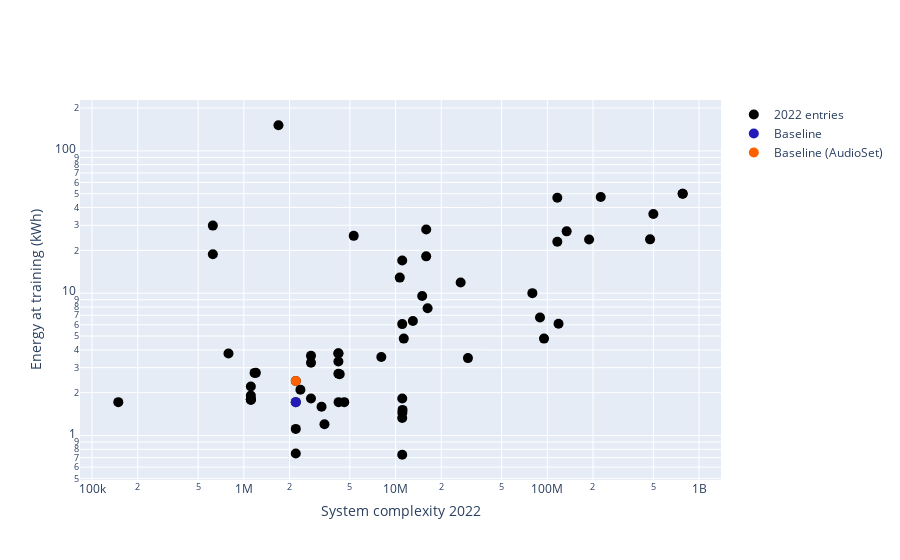
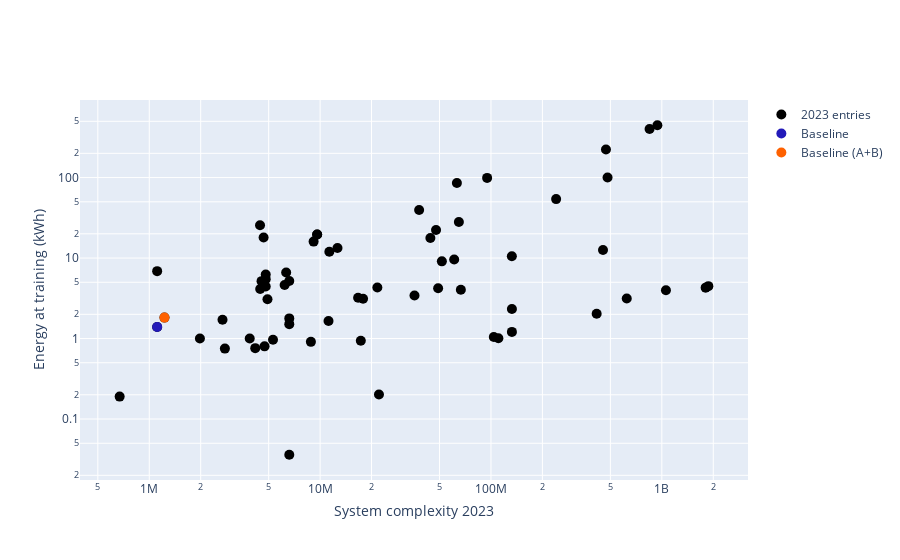

Here is the notebook cell these charts were saved with, in order:
### Markdown cell above
### System Complexity - Energy Consumption at training (comparing 2022 and 2023)

For the first part of the study, for both years, the energy at training considered for the comparison is not normalized, so to guarantee the fairness of the comparison.

### Code cell
# Set the scale type for the x and y axes
type_xaxes = 'log'
type_yaxes = 'log'

# Specify the columns to consider from the dataframes
df_x = 'system_complexity'
df_y = 'energy_training'
text='code'

for df, year in zip([df_22, df_23], [2022, 2023]):
    x_axes_lab = f'System complexity {year}'
    y_axes_lab = 'Energy at training (kWh)'
    fig = scatter_all(df, df_x, df_y, x_axes_lab, y_axes_lab, text, add_base=True, year=year, show=False)
    
    fig.update_layout(
    xaxis=dict(
        title_standoff=10,          # Remove spacing between label and axis
    ),
    yaxis=dict(
        title_standoff=10,          # Remove spacing between label and axis
    ),
)
    fig.show()
    
    file_name = os.path.join(fig_dir, f'systemCompl-energyTrain_{year}.pdf')
    save_image(fig, file_name)

### Figure 1 — Plotly figure (JSON) as saved in the notebook; plotly's stock layout.template omitted (floating-point values rounded to 4 significant figures)
{"data": [{"marker": {"color": "black", "size": 10}, "mode": "markers", "name": "2022 entries", "text": ["Zhang_UCAS_task4_2", "Zhang_UCAS_task4_3", "Zhang_UCAS_task4_4", "Liu_NSYSU_task4_2", "Liu_NSYSU_task4_3", "Huang_NSYSU_task4_1", "Liu_NSYSU_task4_4", "Suh_ReturnZero_task4_2", "Suh_ReturnZero_task4_3", "Liu_SRCN_task4_2", "Liu_SRCN_task4_4", "Liu_SRCN_task4_3", "Kim_LGE_task4_1", "Ryu_Deeply_task4_1", "Ryu_Deeply_task4_2", "Giannakopoulos_UNIPI_task4_2", "KIM_HYU_task4_2", "KIM_HYU_task4_4", "KIM_HYU_task4_1", "KIM_HYU_task4_3", "Baseline", "Dinkel_XiaoRice_task4_2", "Hao_UNISOC_task4_3", "Khandelwal_FMSG-NTU_task4_1", "Khandelwal_FMSG-NTU_task4_2", "Khandelwal_FMSG-NTU_task4_3", "Khandelwal_FMSG-NTU_task4_4", "deBenito_AUDIAS_task4_4", "deBenito_AUDIAS_task4_1", "Li_WU_task4_4", "Li_WU_task4_2", "Li_WU_task4_3", "Li_WU_task4_1", "Kim_GIST_task4_3", "Kim_GIST_task4_4", "Ebbers_UPB_task4_4", "Ebbers_UPB_task4_2", "Ebbers_UPB_task4_1", "Ebbers_UPB_task4_3", "Xu_SRCB-BIT_task4_2", "Xu_SRCB-BIT_task4_3", "Xu_SRCB-BIT_task4_4", "Nam_KAIST_task4_SED_2", "Blakala_SRPOL_task4_3", "Blakala_SRPOL_task4_1", "Blakala_SRPOL_task4_2", "Li_USTC_task4_SED_1", "Li_USTC_task4_SED_4", "He_BYTEDANCE_task4_4", "He_BYTEDANCE_task4_1", "Li_ICT-TOSHIBA_task4_2", "Li_ICT-TOSHIBA_task4_4", "Baseline (AudioSet)", "Kim_CAUET_task4_1", "Kim_CAUET_task4_2", "Kim_CAUET_task4_3", "Li_XJU_task4_1", "Li_XJU_task4_3", "Li_XJU_task4_4", "Li_XJU_task4_2"], "type": "scatter", "x": [11325746, 4282496, 2359672, 3251508, 16257540, 14973876, 13006032, 116400000, 116400000, 89500000, 79700000, 11061000, 11061000, 625000, 625000, 4213258, 1112420, 1112420, 1112420, 1112420, 2200000, 148852, 4590228, 2770884, 118567907, 2770884, 2770884, 10659182, 15911270, 475547380, 29986148, 95109476, 1112420, 1691694, 792228, 134119060, 499812480, 779623240, 780237640, 11066748, 11117798, 11081958, 11061468, 1200000, 1177663, 5300000, 26842020, 8052606, 15919068, 11061468, 224997445, 188469803, 2200000, 3400000, 2200000, 2200000, 4200000, 4200000, 4200000, 4200000], "xaxis": "x", "y": [4.8, 2.7, 2.1, 1.593, 7.846, 9.564, 6.372, 22.99, 46.89, 6.751, 10.01, 0.733, 17, 29.85, 18.78, 1.717, 1.78, 1.8, 1.91, 1.8, 1.717, 1.717, 1.717, 1.82, 6.1, 3.25, 3.63, 12.87, 18.16, 23.9, 3.5, 4.8, 2.21, 151.4, 3.768, 27.2, 36, 50, 50, 1.823, 1.514, 1.446, 1.327, 2.758, 2.755, 25.3, 11.88, 3.564, 28.07, 6.067, 47.42, 23.85, 2.418, 1.201, 1.114, 0.748, 2.718, 3.791, 3.317, 3.771], "yaxis": "y"}, {"marker": {"color": "#231AB9", "size": 10}, "mode": "markers", "name": "Baseline", "text": "Baseline", "type": "scatter", "x": [2200000], "xaxis": "x", "y": [1.717], "yaxis": "y"}, {"marker": {"color": "#FE6100", "size": 10}, "mode": "markers", "name": "Baseline (AudioSet)", "text": "Baseline (AudioSet)", "type": "scatter", "x": [2200000], "xaxis": "x", "y": [2.418], "yaxis": "y"}], "layout": {"autosize": true, "showlegend": true, "title": {"x": 0.23}, "xaxis": {"anchor": "y", "autorange": true, "domain": [0, 1], "range": [4.932, 9.133], "title": {"standoff": 10, "text": "System complexity 2022"}, "type": "log"}, "yaxis": {"anchor": "x", "autorange": true, "domain": [0, 1], "range": [-0.371, 2.416], "title": {"standoff": 10, "text": "Energy at training (kWh)"}, "type": "log"}}}

### Figure 2 — Plotly figure (JSON) as saved in the notebook; plotly's stock layout.template omitted (floating-point values rounded to 4 significant figures)
{"data": [{"marker": {"color": "black", "size": 10}, "mode": "markers", "name": "2023 entries", "text": ["Baseline_task4a_1", "Baseline_task4a_2", "Li_USTC_task4a_5", "Li_USTC_task4a_7", "Liu_NSYSU_task4a_3", "Liu_NSYSU_task4a_4", "Lee_CAUET_task4a_1", "Lee_CAUET_task4a_2", "Cheimariotis_DUTH_task4a_1", "Cheimariotis_DUTH_task4a_2", "Chen_CHT_task4a_1", "Chen_CHT_task4a_2", "Xiao_FMSG_task4a_1", "Xiao_FMSG_task4a_2", "Xiao_FMSG_task4a_3", "Xiao_FMSG_task4a_4", "Guan_HIT_task4a_3", "Wang_XiaoRice_task4a_1", "Zhang_IOA_task4a_5", "Zhang_IOA_task4a_6", "Zhang_IOA_task4a_7", "Wu_NCUT_task4a_1", "Barahona_AUDIAS_task4a_1", "Barahona_AUDIAS_task4a_3", "Gan_NCUT_task4a_1", "Liu_SRCN_task4a_4", "Kim_GIST-HanwhaVision_task4a_1", "Kim_GIST-HanwhaVision_task4a_2", "Kim_GIST-HanwhaVision_task4a_3", "Wenxin_TJU_task4a_5", "Wenxin_TJU_task4a_7", "Li_USTC_task4a_1", "Li_USTC_task4a_2", "Liu_NSYSU_task4a_1", "Liu_NSYSU_task4a_2", "Liu_NSYSU_task4a_5", "Chen_CHT_task4a_3", "Chen_CHT_task4a_4", "Xiao_FMSG_task4a_5", "Xiao_FMSG_task4a_6", "Xiao_FMSG_task4a_7", "Xiao_FMSG_task4a_8", "Guan_HIT_task4a_1", "Guan_HIT_task4a_2", "Guan_HIT_task4a_5", "Wang_XiaoRice_task4a_2", "Wang_XiaoRice_task4a_3", "Zhang_IOA_task4a_1", "Zhang_IOA_task4a_2", "Zhang_IOA_task4a_3", "Wu_NCUT_task4a_2", "Barahona_AUDIAS_task4a_5", "Barahona_AUDIAS_task4a_7", "Gan_NCUT_task4a_2", "Gan_NCUT_task4a_3", "Liu_SRCN_task4a_1", "Liu_SRCN_task4a_2", "Liu_SRCN_task4a_3", "Kim_GIST-HanwhaVision_task4a_4", "Kim_GIST-HanwhaVision_task4a_5", "Kim_GIST-HanwhaVision_task4a_6", "Wenxin_TJU_task4a_1", "Wenxin_TJU_task4a_2", "Wenxin_TJU_task4a_3"], "type": "scatter", "x": [1112420, 1227236, 103884000, 2684000, 6600000, 22100000, 6200000, 6600000, 6600000, 6600000, 4920104, 6329384, 2770884, 8832068, 4729412, 4171844, 4460124, 671000, 11325746, 9160520, 4670390, 17307000, 1112420, 12637170, 11200000, 5300000, 4542556, 4804956, 4804956, 47700000, 44200000, 623304000, 415536000, 132600000, 132600000, 110500000, 37976304, 94940760, 21629908, 51596456, 16687376, 60916904, 17840496, 35680992, 49061364, 3873000, 1979000, 240652180, 64870560, 481304360, 66637000, 4449680, 63185850, 132500000, 452500000, 1804800000, 1057200000, 1872000000, 4804956, 9609912, 9609912, 942000000, 471000000, 847800000], "xaxis": "x", "y": [1.39, 1.821, 1.046, 1.71, 0.036, 0.202, 4.617, 5.176, 1.51, 1.78, 3.07, 6.6, 0.75, 0.91, 0.8, 0.76, 4.128, 0.19, 12, 16, 18, 0.939, 6.88, 13.3, 1.653, 0.968, 5.166, 6.234, 5.47, 22.33, 17.77, 3.139, 2.03, 2.326, 1.21, 1.008, 39.6, 99.0, 4.3, 9.1, 3.212, 9.6, 3.128, 3.428, 4.21, 1, 1, 54, 28, 100, 4.047, 25.51, 85.47, 10.52, 12.62, 4.29, 3.975, 4.475, 4.435, 19.66, 19.66, 446.6, 223.3, 401.9], "yaxis": "y"}, {"marker": {"color": "#231AB9", "size": 10}, "mode": "markers", "name": "Baseline", "text": "Baseline", "type": "scatter", "x": [1112420], "xaxis": "x", "y": [1.39], "yaxis": "y"}, {"marker": {"color": "#FE6100", "size": 10}, "mode": "markers", "name": "Baseline (A+B)", "text": "Baseline (A+B)", "type": "scatter", "x": [1227236], "xaxis": "x", "y": [1.821], "yaxis": "y"}], "layout": {"autosize": true, "showlegend": true, "title": {"x": 0.23}, "xaxis": {"anchor": "y", "autorange": true, "domain": [0, 1], "range": [5.604, 9.495], "title": {"standoff": 10, "text": "System complexity 2023"}, "type": "log"}, "yaxis": {"anchor": "x", "autorange": true, "domain": [0, 1], "range": [-1.861, 3.067], "title": {"standoff": 10, "text": "Energy at training (kWh)"}, "type": "log"}}}
